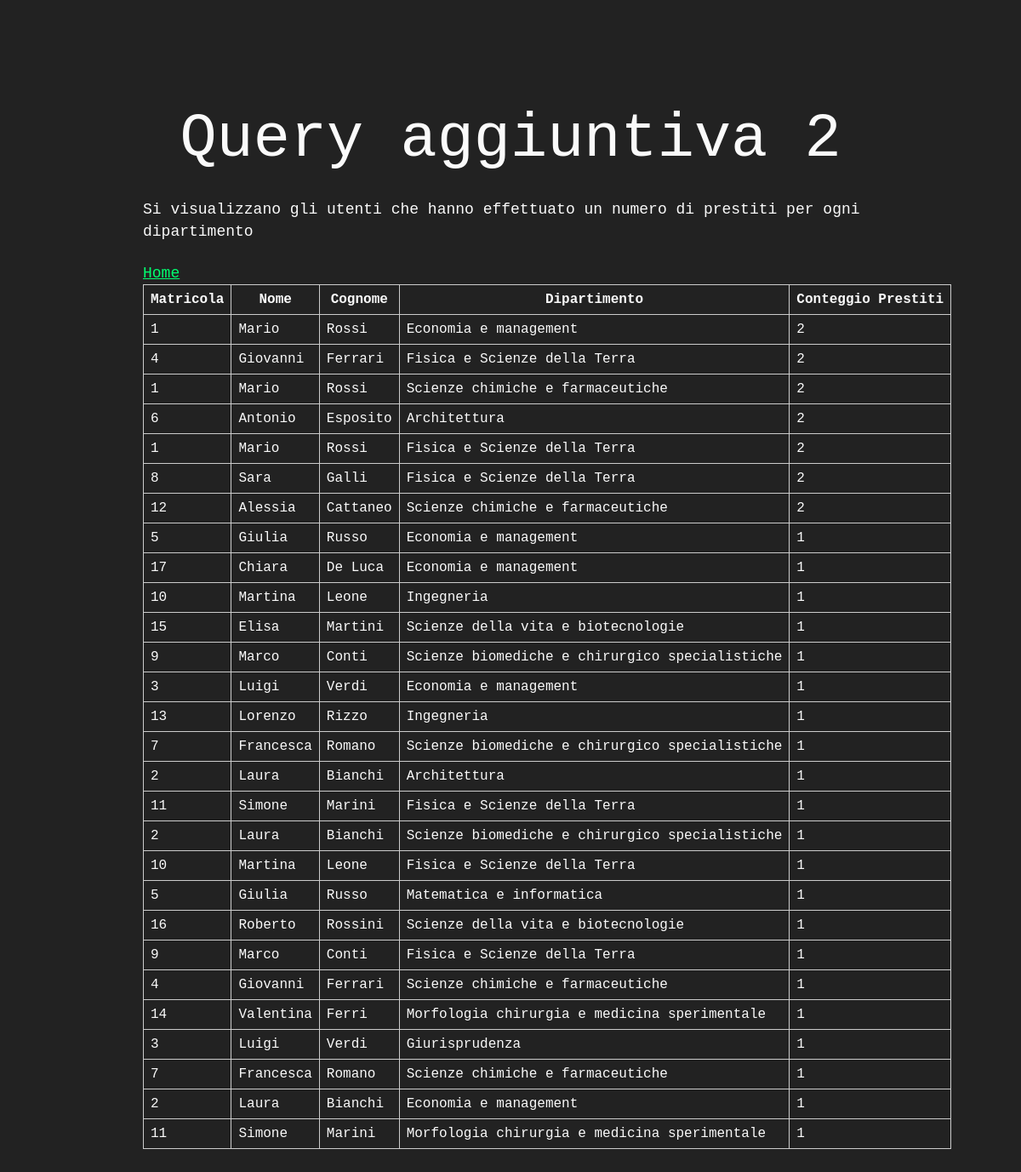
Screenshot of /Gruppo8_Roda_Sacchetto/php/QAggiuntiva2.php with the database file from the repository.
### tables this page shows
CREATE TABLE `UTENTE` (
  `MATRICOLA` int NOT NULL,
  `NOME` varchar(50) NOT NULL,
  `COGNOME` varchar(50) NOT NULL,
  `NUMERO_TEL` varchar(30) NOT NULL,
  `VIA` varchar(50) NOT NULL,
  `NUMERO` varchar(30) NOT NULL,
  `CAP` int NOT NULL,
  `CITTA` varchar(50) NOT NULL,
  PRIMARY KEY (`MATRICOLA`),
  UNIQUE KEY `MATRICOLA` (`MATRICOLA`)
);

### Gruppo8_Roda_Sacchetto/php/QAggiuntiva2.php (the view, shortened to what this page needs)
<html>
    <head>
        <link rel="stylesheet" href="../css/retro.css">
        <link rel="stylesheet" href="../css/mycss.css">
    </head>
    <body>
        <h1>Query aggiuntiva 2</h1>
        <p>Si visualizzano gli utenti che hanno effettuato un numero di prestiti per ogni dipartimento</p>
        <a href="../index.html">Home</a>
        <table>
            <tr>
                <th>Matricola</th>
                <th>Nome</th>
                <th>Cognome</th>
                <th>Dipartimento</th>
                <th>Conteggio Prestiti</th>
            </tr>
        <?php
            include_once("connessione.php");
            try {
                $sql="SELECT UTENTE.MATRICOLA, UTENTE.NOME, UTENTE.COGNOME, CONTEGGIO.DIPARTIMENTO,CONTEGGIO.CONTEGGIO
                FROM UTENTE
                 JOIN (
                    SELECT PRESTITO.MATRICOLA, SUCCURSALE.DIPARTIMENTO, COUNT(*) AS CONTEGGIO
                    FROM PRESTITO
                    JOIN LIBRO ON LIBRO.COD_LIBRO = PRESTITO.COD_LIBRO
                    JOIN SUCCURSALE ON LIBRO.COD_SUC = SUCCURSALE.COD_SUC
                    GROUP BY PRESTITO.MATRICOLA, SUCCURSALE.DIPARTIMENTO
                ) AS CONTEGGIO ON CONTEGGIO.MATRICOLA = UTENTE.MATRICOLA ORDER BY CONTEGGIO DESC";
                $query = mysqli_query($link, $sql);
            } catch (mysqli_sql_exception $e) {
                echo "Error: " . $e->getMessage();
            }
            $utente=array();
            $i=0;
            while($row= mysqli_fetch_array($query)){
                $utente[$i]= $row;
                $i++;
            }
            foreach($utente as $ut):
                echo "<tr>";
                echo "<td>".$ut[0]."</td>";
                echo "<td>".$ut[1]."</td>";
                echo "<td>".$ut[2]."</td>";
                echo "<td>".$ut[3]."</td>";
                echo "<td>".$ut[4]."</td>";
                echo "</tr>";
                endforeach;
            ?>
        </table>
    </body>
</html>

### Gruppo8_Roda_Sacchetto/css/retro.css (style rules this page uses)
a, a:visited { color: #01ff70; }
html { font-size: 12px; }
@media screen and (min-width: 48rem) { html { font-size: 16px; } }
body { line-height: 1.85; }
p, .retro-p { font-size: 1rem; margin-bottom: 1.3rem; }
h1, .retro-h1, h2, .retro-h2, h3, .retro-h3, h4, .retro-h4 { margin: 1.414rem 0 .5rem; font-weight: inherit; line-height: 1.42; }
h1, .retro-h1 { margin-top: 0; font-size: 3.998rem; }
html, body { background-color: #222; min-height: 100%; }
html { font-size: 18px; }
body { color: #fafafa; font-family: "Courier New"; line-height: 1.45; margin: 6rem auto 1rem; max-width: 48rem; padding: .25rem; }

### Gruppo8_Roda_Sacchetto/css/mycss.css (style rules this page uses)
h1 { text-align: center; }
table { table-layout: auto; width: auto; max-width: 100%; border-collapse: collapse; }
td, th { padding: 8px; border: 1px solid #ccc; white-space: nowrap; overflow: hidden; text-overflow: ellipsis; }

### rows the page displays
utente: MATRICOLA "1", NOME "Mario", COGNOME "Rossi", ut "Economia e management", ut "2", ut "Scienze chimiche e farmaceutiche", ut "Fisica e Scienze della Terra"
utente: MATRICOLA "4", NOME "Giovanni", COGNOME "Ferrari", ut "Fisica e Scienze della Terra", ut "2", ut "Scienze chimiche e farmaceutiche", ut "1"
utente: MATRICOLA "6", NOME "Antonio", COGNOME "Esposito", ut "Architettura", ut "2"
utente: MATRICOLA "8", NOME "Sara", COGNOME "Galli", ut "Fisica e Scienze della Terra", ut "2"
utente: MATRICOLA "12", NOME "Alessia", COGNOME "Cattaneo", ut "Scienze chimiche e farmaceutiche", ut "2"
utente: MATRICOLA "5", NOME "Giulia", COGNOME "Russo", ut "Economia e management", ut "1", ut "Matematica e informatica"
utente: MATRICOLA "17", NOME "Chiara", COGNOME "De Luca", ut "Economia e management", ut "1"
utente: MATRICOLA "10", NOME "Martina", COGNOME "Leone", ut "Ingegneria", ut "1", ut "Fisica e Scienze della Terra"
utente: MATRICOLA "15", NOME "Elisa", COGNOME "Martini", ut "Scienze della vita e biotecnologie", ut "1"
utente: MATRICOLA "9", NOME "Marco", COGNOME "Conti", ut "Scienze biomediche e chirurgico specialistiche", ut "1", ut "Fisica e Scienze della Terra"
utente: MATRICOLA "3", NOME "Luigi", COGNOME "Verdi", ut "Economia e management", ut "1", ut "Giurisprudenza"
utente: MATRICOLA "13", NOME "Lorenzo", COGNOME "Rizzo", ut "Ingegneria", ut "1"
utente: MATRICOLA "7", NOME "Francesca", COGNOME "Romano", ut "Scienze biomediche e chirurgico specialistiche", ut "1", ut "Scienze chimiche e farmaceutiche"
utente: MATRICOLA "2", NOME "Laura", COGNOME "Bianchi", ut "Architettura", ut "1", ut "Scienze biomediche e chirurgico specialistiche", ut "Economia e management"
utente: MATRICOLA "11", NOME "Simone", COGNOME "Marini", ut "Fisica e Scienze della Terra", ut "1", ut "Morfologia chirurgia e medicina sperimentale"
utente: MATRICOLA "16", NOME "Roberto", COGNOME "Rossini", ut "Scienze della vita e biotecnologie", ut "1"
utente: MATRICOLA "14", NOME "Valentina", COGNOME "Ferri", ut "Morfologia chirurgia e medicina sperimentale", ut "1"
